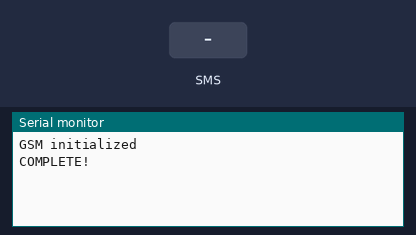
The sketch below on a simulated Arduino MKR. On the bench: the last lines printed to the serial monitor. Inputs (shaded band) come from the test bench.

Above: at 4.2 s.
4.3 s: text message "#" received
At 5.6 s:
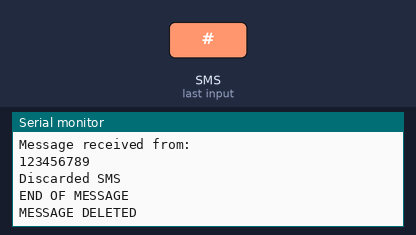
6.5 s: text message "1" received
At 8.5 s:
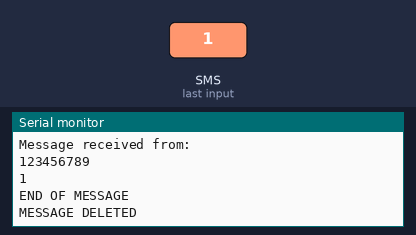

Measured:
- after the input at 4.3 s, the serial monitor: prints a new line after 0.71 s (image 1)
- after the input at 6.5 s, the serial monitor: prints a new line after 0.51 s (image 2)

The sketch:

SendCommand.ino
```cpp
// Include the GSM library
#include <MKRGSM.h>

// initialize the library instance
GSM gsmAccess;
GSM_SMS sms;

// Array to hold the number a SMS is retreived from
char senderNumber[20];

void setup() {
  // Initialize serial poirt
  Serial.begin(9600);

  // connection state
  boolean connected = false;

  // Connects to the GSM network identified on the SIM card
  gsmAccess.begin();
  Serial.println("GSM initialized");

  // Send Command to your server via the short code "2936"
  // The shortcode "2936" is routed to the Commands Callback Url of your SIM
  sms.beginSMS("2936");

  // The print function is where you define the string message you would like to send
  sms.print("Hello World from the MKR 1400");

  // endSMS completes the SMS command
  sms.endSMS();
  Serial.println("\nCOMPLETE!\n");
}

void loop() {
  int c;

  // If there are any SMSs available()
  if (sms.available()) {
    Serial.println("Message received from:");

    // Get remote number
    sms.remoteNumber(senderNumber, 20);
    Serial.println(senderNumber);

    // An example of message disposal
    // Any messages starting with # should be discarded
    if (sms.peek() == '#') {
      Serial.println("Discarded SMS");
      sms.flush();
    }

    // Read message bytes and print them
    while ((c = sms.read()) != -1) {
      Serial.print((char)c);
    }

    Serial.println("\nEND OF MESSAGE");

    // Delete message from modem memory
    sms.flush();
    Serial.println("MESSAGE DELETED");
  }

  delay(1000);

}
```
